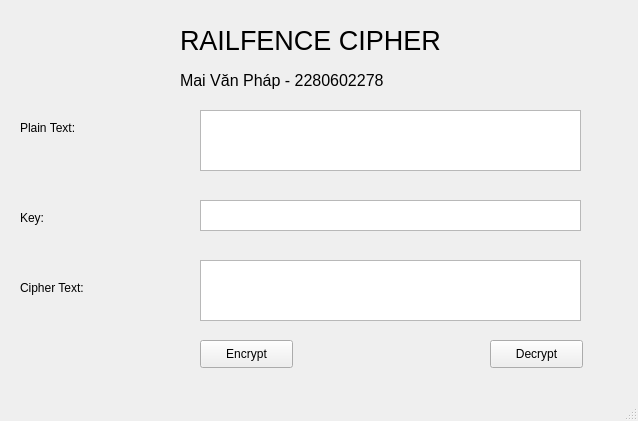
<?xml version="1.0" encoding="UTF-8"?>
<ui version="4.0">
 <class>MainWindow</class>
 <widget class="QMainWindow" name="MainWindow">
  <property name="geometry">
   <rect>
    <x>0</x>
    <y>0</y>
    <width>638</width>
    <height>421</height>
   </rect>
  </property>
  <property name="windowTitle">
   <string>MainWindow</string>
  </property>
  <widget class="QWidget" name="centralwidget">
   <widget class="QTextEdit" name="txt_plain_text">
    <property name="geometry">
     <rect>
      <x>200</x>
      <y>110</y>
      <width>381</width>
      <height>61</height>
     </rect>
    </property>
   </widget>
   <widget class="QTextEdit" name="txt_key">
    <property name="geometry">
     <rect>
      <x>200</x>
      <y>200</y>
      <width>381</width>
      <height>31</height>
     </rect>
    </property>
   </widget>
   <widget class="QTextEdit" name="txt_cipher_text">
    <property name="geometry">
     <rect>
      <x>200</x>
      <y>260</y>
      <width>381</width>
      <height>61</height>
     </rect>
    </property>
   </widget>
   <widget class="QLabel" name="label">
    <property name="geometry">
     <rect>
      <x>20</x>
      <y>120</y>
      <width>71</width>
      <height>16</height>
     </rect>
    </property>
    <property name="text">
     <string>Plain Text:</string>
    </property>
   </widget>
   <widget class="QLabel" name="label_2">
    <property name="geometry">
     <rect>
      <x>20</x>
      <y>210</y>
      <width>55</width>
      <height>16</height>
     </rect>
    </property>
    <property name="text">
     <string>Key:</string>
    </property>
   </widget>
   <widget class="QLabel" name="label_3">
    <property name="geometry">
     <rect>
      <x>20</x>
      <y>280</y>
      <width>81</width>
      <height>16</height>
     </rect>
    </property>
    <property name="text">
     <string>Cipher Text:</string>
    </property>
   </widget>
   <widget class="QPushButton" name="btn_encrypt">
    <property name="geometry">
     <rect>
      <x>200</x>
      <y>340</y>
      <width>93</width>
      <height>28</height>
     </rect>
    </property>
    <property name="text">
     <string>Encrypt</string>
    </property>
   </widget>
   <widget class="QPushButton" name="btn_decrypt">
    <property name="geometry">
     <rect>
      <x>490</x>
      <y>340</y>
      <width>93</width>
      <height>28</height>
     </rect>
    </property>
    <property name="text">
     <string>Decrypt</string>
    </property>
   </widget>
   <widget class="QLabel" name="label_4">
    <property name="geometry">
     <rect>
      <x>180</x>
      <y>20</y>
      <width>301</width>
      <height>41</height>
     </rect>
    </property>
    <property name="font">
     <font>
      <pointsize>20</pointsize>
     </font>
    </property>
    <property name="text">
     <string>RAILFENCE CIPHER</string>
    </property>
   </widget>
   <widget class="QLabel" name="label_5">
    <property name="geometry">
     <rect>
      <x>180</x>
      <y>70</y>
      <width>261</width>
      <height>21</height>
     </rect>
    </property>
    <property name="font">
     <font>
      <pointsize>12</pointsize>
     </font>
    </property>
    <property name="text">
     <string>Mai Văn Pháp - 2280602278</string>
    </property>
   </widget>
  </widget>
  <widget class="QMenuBar" name="menubar">
   <property name="geometry">
    <rect>
     <x>0</x>
     <y>0</y>
     <width>638</width>
     <height>26</height>
    </rect>
   </property>
  </widget>
  <widget class="QStatusBar" name="statusbar"/>
 </widget>
 <resources/>
 <connections/>
</ui>
